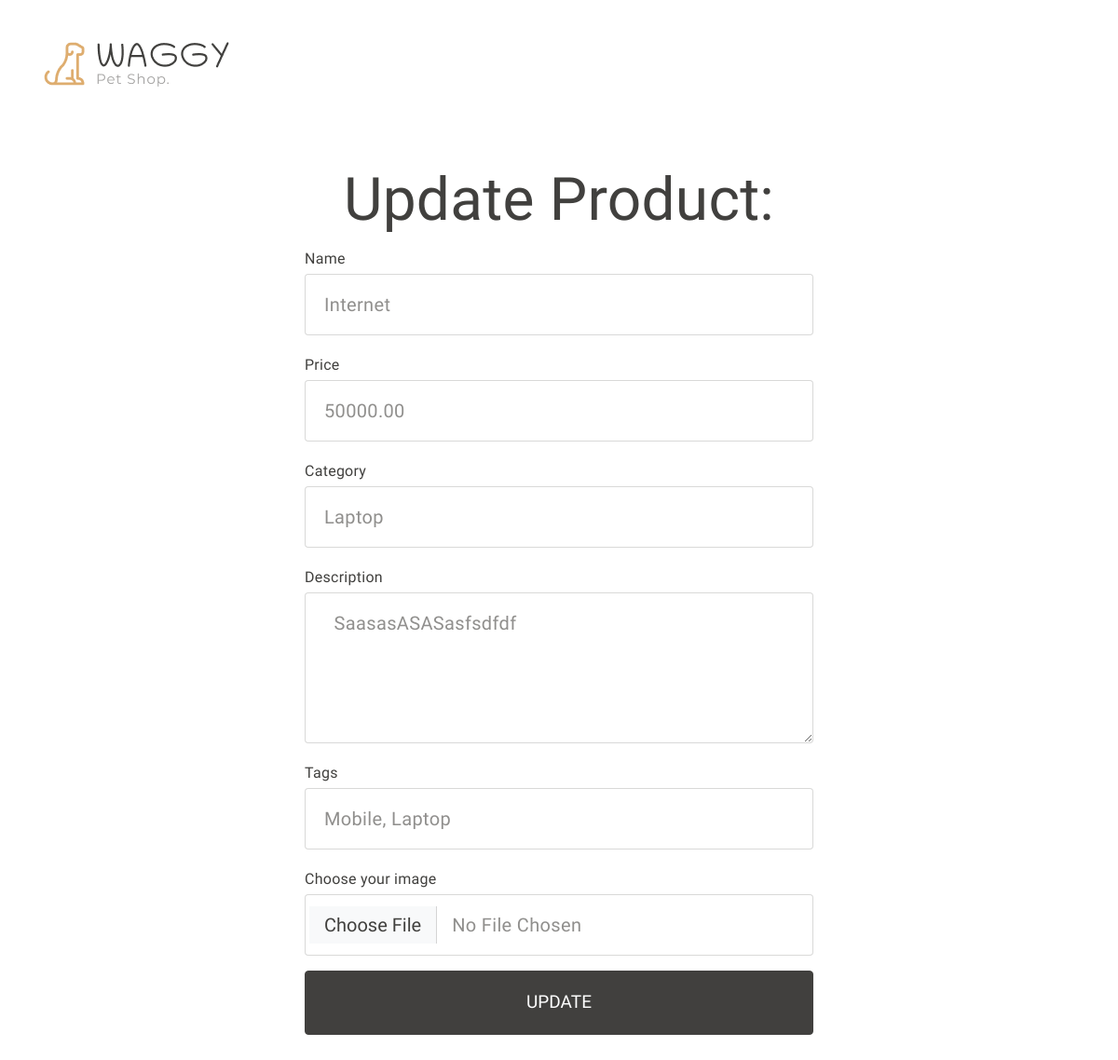
/update_products/2 (signed in), run on the app's committed database.
### shop/product/models.py (models this page shows, shortened)
class Product(db.Model):
    id = db.Column(db.Integer , primary_key = True)
    name = db.Column(db.String(50) , nullable =False)
    date_created = db.Column(db.Date , default= datetime.now().date)
    image_file = db.Column(db.String(20), nullable=False, default = 'default.jpg')
    price = db.Column(db.Numeric(10,2) , nullable=False)
    tags = db.Column(db.String(200))
    desc = db.Column(db.String(1000))
    category_id = db.Column(db.Integer , db.ForeignKey('category.id'))
    category = db.relationship('Category', backref=db.backref('associated_products', lazy=True))
    user_id = db.Column(db.Integer , db.ForeignKey('user.id') , nullable = False)
    likes = db.relationship('Likes', backref='product', lazy=True , cascade='all, delete-orphan')
    carts = db.relationship('Cart', backref=db.backref('product', lazy=True), cascade= 'all, delete-orphan', single_parent=True)
    orders = db.relationship('Order', backref=db.backref('ordered_product', lazy=True), cascade= 'all, delete-orphan', single_parent=True)
    ratings = db.relationship('Rating', backref='rated_product', lazy=True, cascade='all, delete-orphan')

class Category(db.Model):
    id = db.Column(db.Integer , primary_key = True)
    name = db.Column(db.String(20) , nullable = False , unique = True)

### shop/product/routes.py (the view, shortened to what this page needs)
@app.route('/update_products/<int:id>' , methods=['POST' , 'GET'])
@admin_required
def update_products(id):
    product_to_update = Product.query.get_or_404(id)
    categories = Category.query.all()
    return render_template('product/update_products.html' , product_to_update=product_to_update , categories=categories)

### shop/__init__.py (called while the page is built)
def admin_required(func):
    @wraps(func)
    def decorated_function(*args, **kwargs):
        if current_user.role != 'admin':
            flash('Access Denied: You are not authorized to access admin page.')
            return redirect(url_for('log_in'))
        return func(*args, **kwargs)
    return decorated_function

### shop/user/models.py (called while the page is built)
@login_manager.user_loader
def load_user(user_id):
    return User.query.get(int(user_id))

### shop/templates/product/update_products.html (shortened to what this page needs)
{% extends 'base.html' %}
{% block body %}
<div class="container my-3">
  <div class="row py-4 pb-0 pb-sm-4 align-items-center ">
    <div class="col-sm-4 col-lg-3 text-center text-sm-start">
      <div class="main-logo">
        <a href="{{url_for('admin_home')}}">
            <img src="{{url_for('static', filename='images/logo.png')}}" alt="logo" class="img-fluid">
        </a>
      </div>
    </div>
    <div class="container">
        <a href="{{url_for('admin_home')}}">
    </div></a>
<div class="container">
    <div class="container ">
        <div class="offset-md-3 col-md-6 my-5 ">
          <h2 class="display-3 fw-normal text-center">Update Product:
          </h2>
          <form method="post" enctype="multipart/form-data" action="/update_products/{{product_to_update.id}}">
            <div class="mb-3">
                <label for="name">Name</label>
              <input type="text" class="form-control form-control-lg" name="name" value="{{product_to_update.name}}"
                placeholder="Name of the product">
            </div>
            <div class="mb-3">
                <label for="price">Price</label>
                <input type="text" class="form-control form-control-lg" name="price" value="{{product_to_update.price}}"
                  placeholder="In Rupees">
              </div>
              <div class="mb-3">
                <label for="category">Category</label>
                <select name="category" id="category" class="form-control form-control-lg" required>
                    {% for category in categories %}
                    <option value="{{ category.id }}" {% if category.id == product_to_update.category_id %}selected{% endif %}>{{ category.name }}</option>
                    {% endfor %}
                </select>
            </div>
              <div class="mb-3">
                <label for="desc">Description</label>
                <textarea  class="form-control form-control-lg" name="desc"
                  placeholder="Description of the product" cols="30" rows="5"> {{product_to_update.desc}}</textarea>
              </div>
              <div class="mb-3">
                <label for="price">Tags</label>
                <input type="text" class="form-control form-control-lg" name="tags" value="{{product_to_update.tags}}"
                placeholder="Enter your tags">
              </div>
              <div class="mb-3">
                <label for="price">Choose your image</label>
                <input type="file" class="form-control form-control-lg" name="img" id="email"
                  placeholder="Enter Your Email Address">
              </div>
            <div class="d-grid gap-3">
              <button type="submit" class="btn btn-dark btn-lg rounded-1">Update</button>
            </div>
          </form>
        </div>
      </div>
</div>
</div>
  {% endblock %}

### shop/static/style.css (style rules this page uses)
:root { --header-height: 160px; --header-height-min: 80px; }
:root { --accent-color: #DEAD6F; --dark-color: #222222; --light-dark-color: #727272; --light-color: #fff; --grey-color: #dbdbdb; --light-grey-color: #fafafa; --primary-color: #6995B1; --light-primary-color: #eef1f3; }
:root { --body-font: 'Chilanka', cursive; --heading-font: 'Chilanka', cursive; --secondary-font: 'Montserrat', sans-serif; }
.btn-dark { padding: 1.2rem 3rem; font-size: 1.1875rem; text-transform: uppercase; --bs-btn-color: #fff; --bs-btn-bg: #41403E; --bs-btn-border-color: #41403E; --bs-btn-hover-color: #fff; --bs-btn-hover-bg: #363533; --bs-btn-hover-border-color: #363533; --bs-btn-focus-shadow-rgb: 66, 70, 73; --bs-btn-active-color: #fff; --bs-btn-active-bg: #41403E; --bs-btn-active-border-color: #41403E; --bs-btn-active-shadow: inset 0 3px 5px rgba(0, 0, 0, 0.125); --bs-btn-disabled-color: #fff; --bs-btn-disabled-bg: #41403E; --bs-btn-disabled-border-color: #41403E; }
h1, h2, h3, h4, h5, h6 { font-family: var(--heading-font); color: var(--bs-body-color); font-weight: 400; text-transform: capitalize; }
a { text-decoration: none; }
.form-control { color: #908F8D; line-height: normal; letter-spacing: 0.02125rem; text-transform: capitalize; border-radius: 0.25rem; border: 1px solid rgba(65, 64, 62, 0.20); background: #FFF; display: flex; padding: 1.25rem 0rem 1.25rem 1.25rem; align-items: center; gap: 0.375rem; align-self: stretch; }

### data on the page
Product: name "Internet", price "50000.00", category "laptop", desc "saasasASASasfsdfdf", tags "mobile, laptop"
